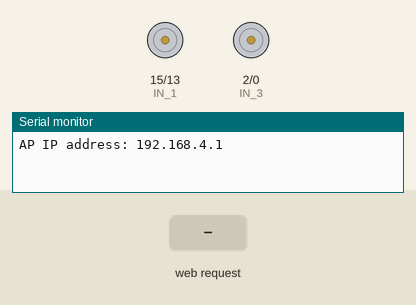
This sketch was run on a simulated ESP8266 (NodeMCU). Shown: motor-driver pin pairs drawn as motors (green arrow = first pin HIGH = forward, orange = second pin HIGH = backward, longer = more drive, scaled by the enable pin), the last lines printed to the serial monitor. The test bench sets the inputs (shaded band).

Above: at 1.2 s.
1.3 s: HTTP request GET /?State=F received
At 1.8 s:
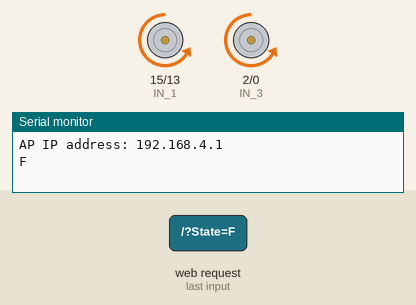
2.8 s: HTTP request GET /?State=B received
At 4.0 s:
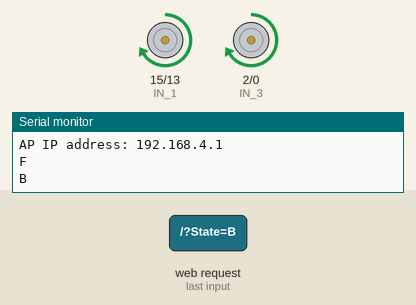
4.3 s: HTTP request GET /?State=L received
At 5.3 s:
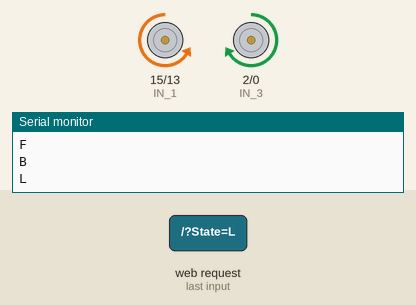
5.8 s: HTTP request GET /?State=R received
At 6.5 s:
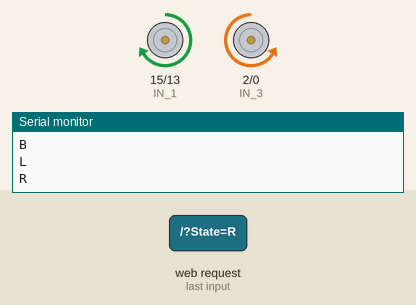
Timing chart, 0 to 8.3 s (numbered marks = the images above; inputs shaded):
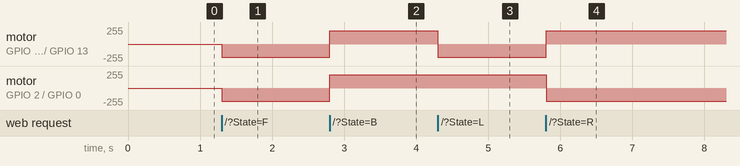

Measured:
- after the input at 1.3 s, motor on GPIO 15 (IN_1) / GPIO 13 (IN_2), motor on GPIO 2 (IN_3) / GPIO 0 (IN_4): stopped → backward 199/255 at once
- after the input at 2.8 s, motor on GPIO 15 (IN_1) / GPIO 13 (IN_2), motor on GPIO 2 (IN_3) / GPIO 0 (IN_4): backward 199/255 → forward 199/255 at once
- after the input at 4.3 s, motor on GPIO 15 (IN_1) / GPIO 13 (IN_2): forward 199/255 → backward 199/255 at once
- after the input at 5.8 s, motor on GPIO 15 (IN_1) / GPIO 13 (IN_2): backward 199/255 → forward 199/255 at once; motor on GPIO 2 (IN_3) / GPIO 0 (IN_4): forward 199/255 → backward 199/255 at once

The sketch:

esp8266_Wifi_Car.ino
```cpp
/*
 * Ardujimmy ESP8266 Wifi Car with App.Inventor.2
 */

#include <ESP8266WiFi.h>
#include <WiFiClient.h>
#include <ESP8266WebServer.h>

#define ENA   14          //GPIO14(D5)
#define ENB   12          //GPIO12(D6)
#define IN_1  15          //GPIO15(D8)
#define IN_2  13          //GPIO13(D7)
#define IN_3  2           //GPIO2(D4)
#define IN_4  0           //GPIO0(D3)

String command;
int speedCar = 800;
int speed_Coeff = 3;

const char* ssid = "Ardujimmy";
ESP8266WebServer server(80);

void setup() {
Serial.begin(115200);
pinMode(ENA, OUTPUT);
pinMode(ENB, OUTPUT);
pinMode(IN_1, OUTPUT);
pinMode(IN_2, OUTPUT);
pinMode(IN_3, OUTPUT);
pinMode(IN_4, OUTPUT);

//Let's connec to WiFi

  WiFi.mode(WIFI_AP); // Wifi APP (Access Point)
  WiFi.softAP(ssid);

  IPAddress myIP = WiFi.softAPIP();
  Serial.print("AP IP address: "); //Your IP Address should be: 192.168.1.1 / 192.168.1.2 / 192.168.4.1
  Serial.println(myIP);

 //Starting WEB-server
   server.on ( "/", HTTP_handleRoot );
   server.onNotFound ( HTTP_handleRoot );
   server.begin();
}

void goAhead(){
      digitalWrite(IN_1, LOW);
      digitalWrite(IN_2, HIGH);
      analogWrite(ENA, speedCar);
      digitalWrite(IN_3, LOW);
      digitalWrite(IN_4, HIGH);
      analogWrite(ENB, speedCar);
  }
void goBack(){
      digitalWrite(IN_1, HIGH);
      digitalWrite(IN_2, LOW);
      analogWrite(ENA, speedCar);
      digitalWrite(IN_3, HIGH);
      digitalWrite(IN_4, LOW);
      analogWrite(ENB, speedCar);
  }
void goRight(){
      digitalWrite(IN_1, HIGH);
      digitalWrite(IN_2, LOW);
      analogWrite(ENA, speedCar);
      digitalWrite(IN_3, LOW);
      digitalWrite(IN_4, HIGH);
      analogWrite(ENB, speedCar);
  }
void goLeft(){
      digitalWrite(IN_1, LOW);
      digitalWrite(IN_2, HIGH);
      analogWrite(ENA, speedCar);

      digitalWrite(IN_3, HIGH);
      digitalWrite(IN_4, LOW);
      analogWrite(ENB, speedCar);
  }

void goAheadRight(){
      digitalWrite(IN_1, LOW);
      digitalWrite(IN_2, HIGH);
      analogWrite(ENA, speedCar/speed_Coeff);

      digitalWrite(IN_3, LOW);
      digitalWrite(IN_4, HIGH);
      analogWrite(ENB, speedCar);
   }
void goAheadLeft(){
      digitalWrite(IN_1, LOW);
      digitalWrite(IN_2, HIGH);
      analogWrite(ENA, speedCar);
      digitalWrite(IN_3, LOW);
      digitalWrite(IN_4, HIGH);
      analogWrite(ENB, speedCar/speed_Coeff);
  }
void goBackRight(){
      digitalWrite(IN_1, HIGH);
      digitalWrite(IN_2, LOW);
      analogWrite(ENA, speedCar/speed_Coeff);

      digitalWrite(IN_3, HIGH);
      digitalWrite(IN_4, LOW);
      analogWrite(ENB, speedCar);
  }
void goBackLeft(){
      digitalWrite(IN_1, HIGH);
      digitalWrite(IN_2, LOW);
      analogWrite(ENA, speedCar);
      digitalWrite(IN_3, HIGH);
      digitalWrite(IN_4, LOW);
      analogWrite(ENB, speedCar/speed_Coeff);
  }

void stopRobot(){

      digitalWrite(IN_1, LOW);
      digitalWrite(IN_2, LOW);
      analogWrite(ENA, speedCar);

      digitalWrite(IN_3, LOW);
      digitalWrite(IN_4, LOW);
      analogWrite(ENB, speedCar);
 }
void loop() {
    server.handleClient();
      command = server.arg("State");
      if (command == "F") goAhead();
      else if (command == "B") goBack();
      else if (command == "L") goLeft();
      else if (command == "R") goRight();
      else if (command == "I") goAheadRight();
      else if (command == "G") goAheadLeft();
      else if (command == "J") goBackRight();
      else if (command == "H") goBackLeft();
      else if (command == "0") speedCar = 400;
      else if (command == "1") speedCar = 470;
      else if (command == "2") speedCar = 540;
      else if (command == "3") speedCar = 610;
      else if (command == "4") speedCar = 680;
      else if (command == "5") speedCar = 750;
      else if (command == "6") speedCar = 820;
      else if (command == "7") speedCar = 890;
      else if (command == "8") speedCar = 960;
      else if (command == "9") speedCar = 1023;
      else if (command == "S") stopRobot();
}

void HTTP_handleRoot(void) {
if( server.hasArg("State") ){
    Serial.println(server.arg("State"));
    }
    server.send ( 200, "text/html", "" );
    delay(1);
}
```
